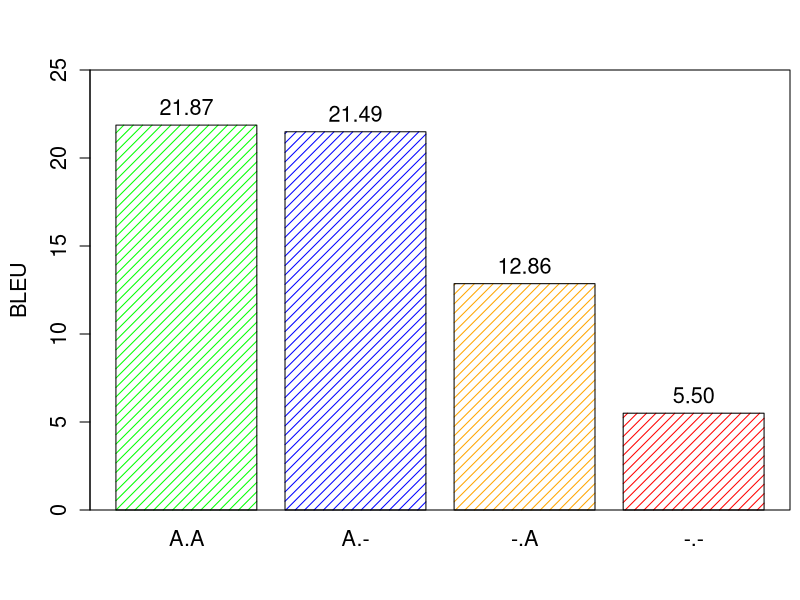

The R script that drew this image:
c <- read.table(file="lesions.txt", sep = "\t", head=TRUE)

x <- c$BLEU
names(x) <- c$Title

colorz <- c("green", "blue", "orange", "red")
fillz <- c(15, 15, 15, 15)
anglez <- c(45, 45, 45, 45)

saxis <- 1.3
slabels <- 1.3
snames <- 1.3

pdf(file="lesions.pdf", height=6, width=7, onefile=TRUE, family='Helvetica', pointsize=12)
par(mar=c(4.5,4.5,3.5,0.5), new=FALSE, cex.lab=slabels)

bp <-barplot(x, density=fillz, col=colorz, angle=anglez, ylab="BLEU", cex.lab=slabels, cex.axis=saxis, cex.names=snames, ylim=c(0, 25), legend=F)
#grid(nx = 0, ny = NULL, col = "black", lty = "dotted", lwd = 1, equilogs = FALSE)
#legend("topright", as.character(c$Title), cex=slabels, density=fillz, fill=colorz, bty="y", bg="white")
box()

height <- rbind(x)
text(bp, height, labels=format(height, 4), pos=3, cex=snames)

dev.off()
